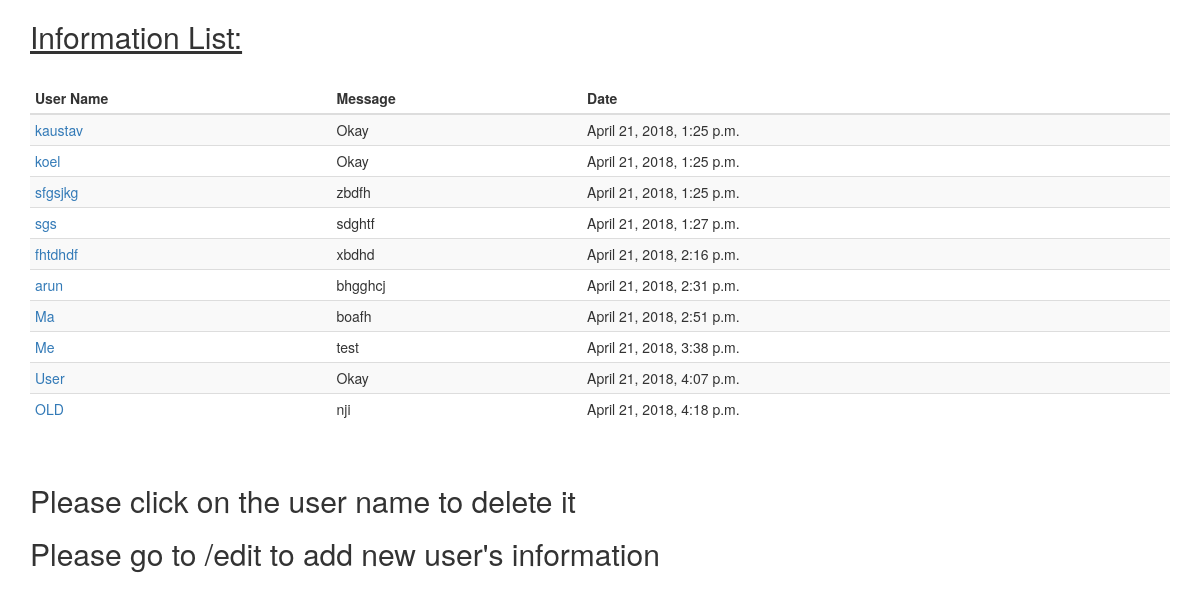
The page / on the database its author committed.
### new/models.py (models this page shows, shortened)
class Info(models.Model):
    user_name = models.CharField(max_length=200)
    message = models.CharField(max_length=2000)
    date = models.DateTimeField(default=timezone.now)

### new/views.py (the view)
# urls.py: url(r'^$',views.InfoListView.as_view(),name='info_list'),
class InfoListView(ListView):
    template_name = 'about.html'
    context_object_name = 'user_list'
    model = Info
    def get_queryset(self):
        return Info.objects.all()

### new/templates/new/about.html (shortened to what this page needs)
<!DOCTYPE html>
<html>
  <head>
    <link rel="stylesheet" href="https://maxcdn.bootstrapcdn.com/bootstrap/3.3.7/css/bootstrap.min.css">
<link rel="stylesheet" href="https://maxcdn.bootstrapcdn.com/bootstrap/3.3.7/css/bootstrap-theme.min.css">
  </head>
  <body>
    <div class="container">
    {% if user_list %}
<h2><span style="text-decoration: underline">Information List:</span></h2>
<br>
<table class="table table-striped table-condensed">
  <thead>
    <th>User Name</th>
    <th>Message</th>
    <th>Date</th>
  </thead>
  <tbody>
    {% for user in user_list %}
        <tr>
          <td> <a href="{% url 'user_remove' pk=user.pk %}"> {{ user.user_name }}</a></td>
          <td>{{ user.message }}</td>
          <td>{{ user.date }}</td>
        </tr>
    {% endfor %}
  </tbody>
</table>
{% else %}
    <p class="lead">No orders are available.</p>
{% endif %}
<br>
<h2>Please click on the user name to delete it</h2>
<h2>Please go to /edit to add new user's information</h2>
</div>
  </body>
</html>

### rows shown on the page
Info: user_name "kaustav", message "Okay", date "April 21, 2018, 1:25 p.m."
Info: user_name "koel", message "Okay", date "April 21, 2018, 1:25 p.m."
Info: user_name "sfgsjkg", message "zbdfh", date "April 21, 2018, 1:25 p.m."
Info: user_name "sgs", message "sdghtf", date "April 21, 2018, 1:27 p.m."
Info: user_name "fhtdhdf", message "xbdhd", date "April 21, 2018, 2:16 p.m."
Info: user_name "arun", message "bhgghcj", date "April 21, 2018, 2:31 p.m."
Info: user_name "Ma", message "boafh", date "April 21, 2018, 2:51 p.m."
Info: user_name "Me", message "test", date "April 21, 2018, 3:38 p.m."
Info: user_name "User", message "Okay", date "April 21, 2018, 4:07 p.m."
Info: user_name "OLD", message "nji", date "April 21, 2018, 4:18 p.m."
